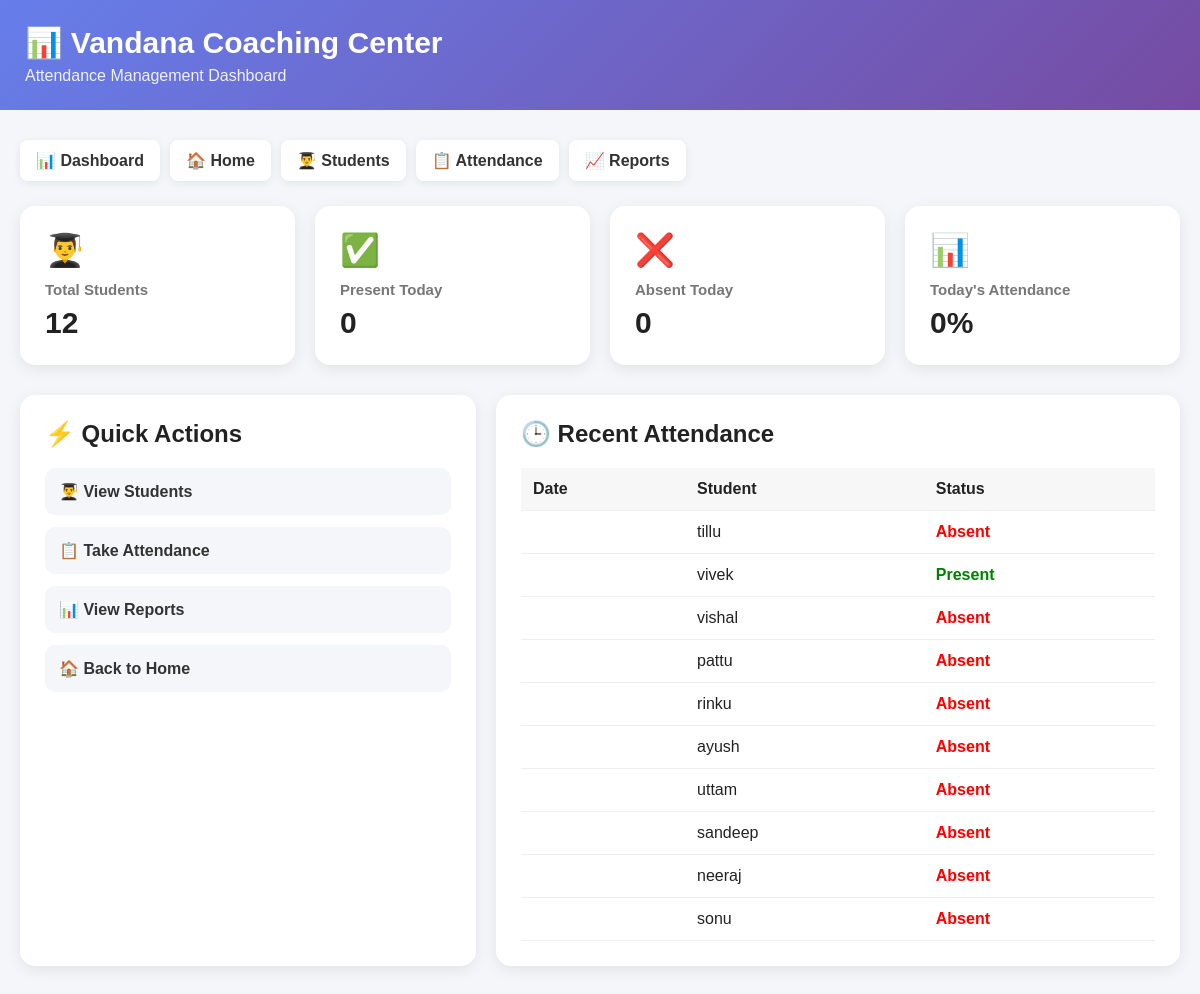
Before: /dashboard (signed in) with the older database file.
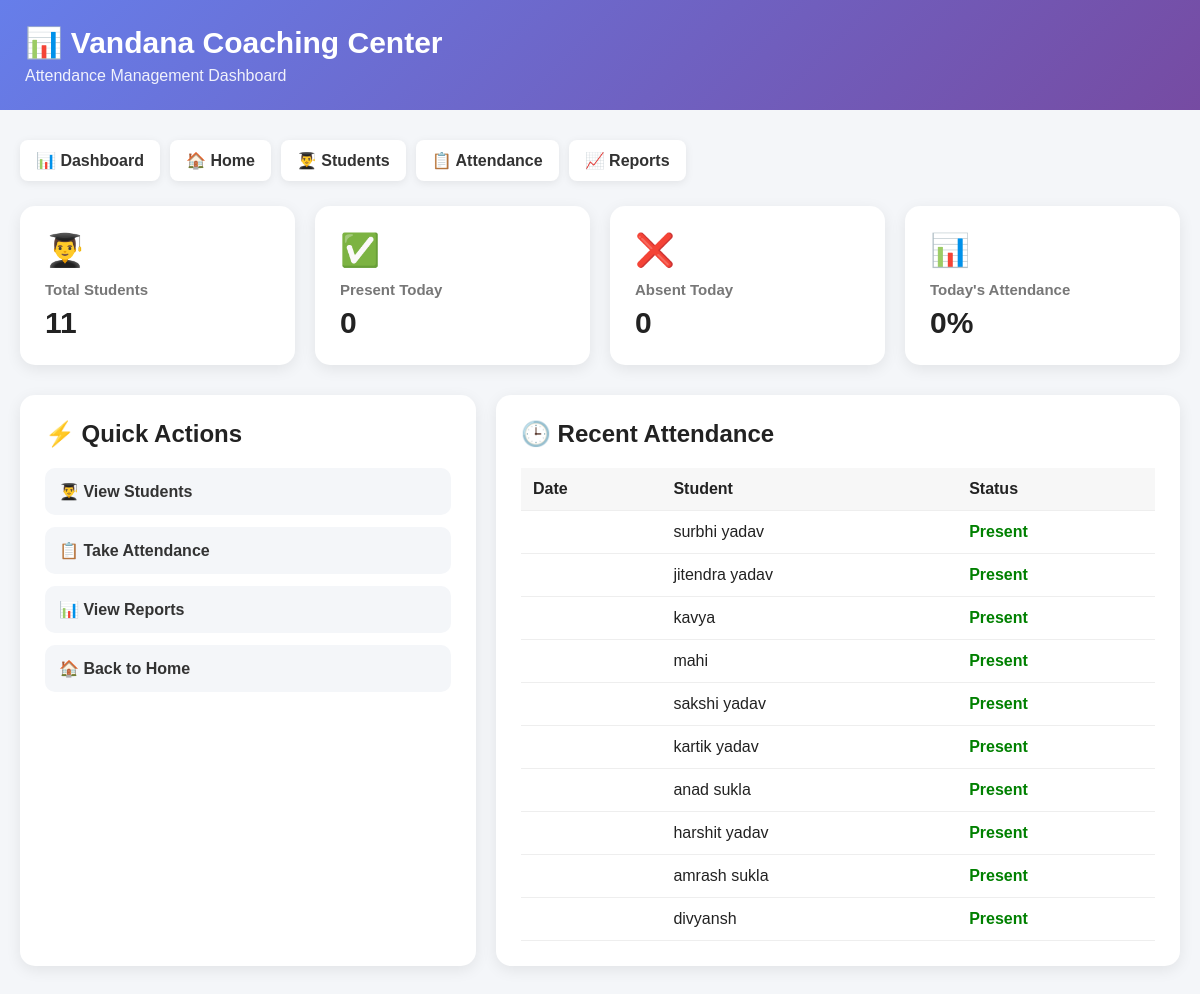
After: the same page with the newer database file.
### tables this page shows
CREATE TABLE attendance (
            id INTEGER PRIMARY KEY AUTOINCREMENT,
            student_id INTEGER NOT NULL,
            attendance_date TEXT NOT NULL,
            status TEXT NOT NULL,
            FOREIGN KEY (student_id) REFERENCES students(id)
        );

CREATE TABLE students (
            id INTEGER PRIMARY KEY AUTOINCREMENT,
            name TEXT NOT NULL,
            class_name TEXT NOT NULL,
            roll_number TEXT
        , guardian_name TEXT, guardian_phone TEXT, section TEXT);

### app.py (the view)
@app.route("/dashboard")
@teacher_or_hod_required
def dashboard():
    today = date.today().isoformat()
    conn = get_db_connection()
    total_students = conn.execute("""
        SELECT COUNT(*) AS count
        FROM students
    """).fetchone()["count"]
    present_today = conn.execute("""
        SELECT COUNT(*) AS count
        FROM attendance
        WHERE attendance_date = ?
        AND status = 'Present'
    """, (
        today,
    )).fetchone()["count"]
    absent_today = conn.execute("""
        SELECT COUNT(*) AS count
        FROM attendance
        WHERE attendance_date = ?
        AND status = 'Absent'
    """, (
        today,
    )).fetchone()["count"]
    total_today = (
        present_today +
        absent_today
    )
    if total_today > 0:
        attendance_percentage = round(
            (present_today / total_today) * 100,
            2
        )
    else:
        attendance_percentage = 0
    recent_attendance = conn.execute("""
        SELECT
            students.name,
            students.class_name,
            students.roll_number,
            attendance.attendance_date,
            attendance.status

        FROM attendance

        JOIN students
        ON students.id = attendance.student_id

        ORDER BY attendance.id DESC

        LIMIT 10
    """).fetchall()
    conn.close()
    return render_template(
        "dashboard.html",
        total_students=total_students,
        present_today=present_today,
        absent_today=absent_today,
        attendance_percentage=
            attendance_percentage,
        recent_attendance=
            recent_attendance
    )

### app.py (called while the page is built, shortened)
def get_db_connection():
    conn = sqlite3.connect(DATABASE)
    conn.row_factory = sqlite3.Row
    return conn

def role_required(*allowed_roles):
    def decorator(view_func):
        @wraps(view_func)
        def wrapped_view(*args, **kwargs):
            user_role = session.get("role")
            return view_func(*args, **kwargs)
        return wrapped_view
    return decorator

### templates/dashboard.html (shortened to what this page needs)
<!DOCTYPE html>
<html lang="en">
<head>
</head>
<body>
    <div class="header">
        <div class="header-content">
            <h1>📊 Vandana Coaching Center</h1>
            <p>Attendance Management Dashboard</p>
        </div>
    </div>
    <div class="container">
        <div class="nav">
            <a href="/dashboard">📊 Dashboard</a>
            <a href="/">🏠 Home</a>
            <a href="/students">👨‍🎓 Students</a>
            <a href="/attendance">📋 Attendance</a>
            <a href="/reports">📈 Reports</a>
        </div>
        <div class="cards">
            <div class="card">
                <div class="icon">👨‍🎓</div>
                <h3>Total Students</h3>
                <div class="number">{{ total_students }}</div>
            </div>
            <div class="card">
                <div class="icon">✅</div>
                <h3>Present Today</h3>
                <div class="number">{{ present_today }}</div>
            </div>
            <div class="card">
                <div class="icon">❌</div>
                <h3>Absent Today</h3>
                <div class="number">{{ absent_today }}</div>
            </div>
            <div class="card">
                <div class="icon">📊</div>
                <h3>Today's Attendance</h3>
                <div class="number">{{ attendance_percentage }}%</div>
            </div>
        </div>
        <div class="content-grid">
            <div class="section">
                <h2>⚡ Quick Actions</h2>
                <div class="quick-links">
                    <a href="/students">👨‍🎓 View Students</a>
                    <a href="/attendance">📋 Take Attendance</a>
                    <a href="/reports">📊 View Reports</a>
                    <a href="/">🏠 Back to Home</a>
                </div>
            </div>
            <div class="section">
                <h2>🕒 Recent Attendance</h2>
                {% if recent_attendance %}
                <table>
                    <thead>
                        <tr>
                            <th>Date</th>
                            <th>Student</th>
                            <th>Status</th>
                        </tr>
                    </thead>
                    <tbody>
                        {% for record in recent_attendance %}
                        <tr>
                            <td>{{ record["date"] }}</td>
                            <td>
                                {{ record["name"] }}
                            </td>
                            <td>
                                {% if record["status"] == "Present" %}
                                    <span class="present">Present</span>
                                {% else %}
                                    <span class="absent">Absent</span>
                                {% endif %}
                            </td>
                        </tr>
                        {% endfor %}
                    </tbody>
                </table>
                {% else %}
                <div class="empty">
                    No attendance records available.
                </div>
                {% endif %}
            </div>
        </div>
    </div>
</body>
</html>

### templates/dashboard.html (style rules this page uses)
* { box-sizing: border-box; margin: 0; padding: 0; }
body { font-family: Arial, sans-serif; background: #f4f6f9; color: #222; }
.header { background: linear-gradient(135deg, #667eea, #764ba2); color: white; padding: 25px; }
.header-content { max-width: 1200px; margin: auto; }
.header h1 { font-size: 30px; margin-bottom: 7px; }
.header p { opacity: 0.9; }
.container { max-width: 1200px; margin: 30px auto; padding: 0 20px; }
.nav { display: flex; flex-wrap: wrap; gap: 10px; margin-bottom: 25px; }
.nav a { text-decoration: none; background: white; color: #333; padding: 11px 16px; border-radius: 8px; box-shadow: 0 2px 8px rgba(0,0,0,0.08); font-weight: bold; }
.cards { display: grid; grid-template-columns: repeat(4, 1fr); gap: 20px; margin-bottom: 30px; }
.card { background: white; padding: 25px; border-radius: 15px; box-shadow: 0 4px 15px rgba(0,0,0,0.08); }
.card .icon { font-size: 32px; margin-bottom: 12px; }
.card h3 { color: #777; font-size: 15px; margin-bottom: 8px; }
.card .number { font-size: 30px; font-weight: bold; }
.content-grid { display: grid; grid-template-columns: 1fr 1.5fr; gap: 20px; }
.section { background: white; border-radius: 15px; padding: 25px; box-shadow: 0 4px 15px rgba(0,0,0,0.08); }
.section h2 { margin-bottom: 20px; }
.quick-links { display: grid; gap: 12px; }
.quick-links a { text-decoration: none; padding: 14px; background: #f4f6f9; border-radius: 10px; color: #333; font-weight: bold; }
table { width: 100%; border-collapse: collapse; }
th, td { padding: 12px; text-align: left; border-bottom: 1px solid #eee; }
th { background: #f7f7f7; }
.present { color: green; font-weight: bold; }

Changed rows visible on the page:
removed attendance: name "tillu", status "Absent"
removed attendance: name "vivek", status "Present"
removed attendance: name "vishal", status "Absent"
removed attendance: name "pattu", status "Absent"
removed attendance: name "rinku", status "Absent"
removed attendance: name "ayush", status "Absent"
removed attendance: name "uttam", status "Absent"
removed attendance: name "sandeep", status "Absent"
removed attendance: name "neeraj", status "Absent"
removed attendance: name "sonu", status "Absent"
added attendance: name "surbhi yadav", status "Present"
added attendance: name "jitendra yadav", status "Present"
added attendance: name "kavya", status "Present"
added attendance: name "mahi", status "Present"
added attendance: name "sakshi yadav", status "Present"
added attendance: name "kartik yadav", status "Present"
added attendance: name "anad sukla", status "Present"
added attendance: name "harshit yadav", status "Present"
added attendance: name "amrash sukla", status "Present"
added attendance: name "divyansh", status "Present"
Other visible differences:
{{ total_students }}: "12" → "11"
